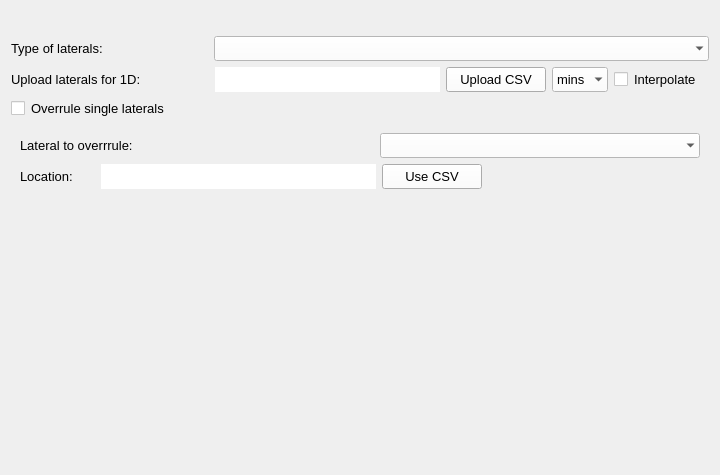
<?xml version="1.0" encoding="UTF-8"?>
<ui version="4.0">
 <class>Form</class>
 <widget class="QWidget" name="Form">
  <property name="geometry">
   <rect>
    <x>0</x>
    <y>0</y>
    <width>720</width>
    <height>475</height>
   </rect>
  </property>
  <property name="minimumSize">
   <size>
    <width>720</width>
    <height>0</height>
   </size>
  </property>
  <property name="palette">
   <palette>
    <active>
     <colorrole role="Button">
      <brush brushstyle="SolidPattern">
       <color alpha="255">
        <red>255</red>
        <green>255</green>
        <blue>255</blue>
       </color>
      </brush>
     </colorrole>
    </active>
    <inactive>
     <colorrole role="Button">
      <brush brushstyle="SolidPattern">
       <color alpha="255">
        <red>255</red>
        <green>255</green>
        <blue>255</blue>
       </color>
      </brush>
     </colorrole>
    </inactive>
    <disabled>
     <colorrole role="Button">
      <brush brushstyle="SolidPattern">
       <color alpha="255">
        <red>255</red>
        <green>255</green>
        <blue>255</blue>
       </color>
      </brush>
     </colorrole>
    </disabled>
   </palette>
  </property>
  <property name="font">
   <font>
    <family>Segoe UI</family>
    <pointsize>12</pointsize>
   </font>
  </property>
  <property name="windowTitle">
   <string>Form</string>
  </property>
  <layout class="QGridLayout" name="gridLayout">
   <item row="0" column="0">
    <layout class="QVBoxLayout" name="svg_lout">
     <property name="bottomMargin">
      <number>0</number>
     </property>
    </layout>
   </item>
   <item row="15" column="0">
    <spacer name="verticalSpacer_4">
     <property name="orientation">
      <enum>Qt::Vertical</enum>
     </property>
     <property name="sizeHint" stdset="0">
      <size>
       <width>20</width>
       <height>40</height>
      </size>
     </property>
    </spacer>
   </item>
   <item row="1" column="0">
    <spacer name="verticalSpacer_2">
     <property name="orientation">
      <enum>Qt::Vertical</enum>
     </property>
     <property name="sizeType">
      <enum>QSizePolicy::Fixed</enum>
     </property>
     <property name="sizeHint" stdset="0">
      <size>
       <width>20</width>
       <height>25</height>
      </size>
     </property>
    </spacer>
   </item>
   <item row="6" column="0">
    <layout class="QHBoxLayout" name="horizontalLayout_5">
     <property name="bottomMargin">
      <number>0</number>
     </property>
     <item>
      <widget class="QLabel" name="laterals_layout">
       <property name="minimumSize">
        <size>
         <width>150</width>
         <height>20</height>
        </size>
       </property>
       <property name="maximumSize">
        <size>
         <width>16777215</width>
         <height>16777215</height>
        </size>
       </property>
       <property name="font">
        <font>
         <family>Segoe UI</family>
         <pointsize>10</pointsize>
        </font>
       </property>
       <property name="text">
        <string>Upload laterals for 1D:</string>
       </property>
      </widget>
     </item>
     <item>
      <spacer name="horizontalSpacer_2">
       <property name="orientation">
        <enum>Qt::Horizontal</enum>
       </property>
       <property name="sizeHint" stdset="0">
        <size>
         <width>40</width>
         <height>20</height>
        </size>
       </property>
      </spacer>
     </item>
     <item>
      <widget class="QLineEdit" name="il_upload">
       <property name="enabled">
        <bool>true</bool>
       </property>
       <property name="sizePolicy">
        <sizepolicy hsizetype="Preferred" vsizetype="Preferred">
         <horstretch>0</horstretch>
         <verstretch>0</verstretch>
        </sizepolicy>
       </property>
       <property name="minimumSize">
        <size>
         <width>225</width>
         <height>25</height>
        </size>
       </property>
       <property name="maximumSize">
        <size>
         <width>16777215</width>
         <height>16777215</height>
        </size>
       </property>
       <property name="font">
        <font>
         <pointsize>10</pointsize>
        </font>
       </property>
       <property name="styleSheet">
        <string notr="true">QLineEdit {background-color: white;}</string>
       </property>
       <property name="frame">
        <bool>false</bool>
       </property>
       <property name="readOnly">
        <bool>true</bool>
       </property>
      </widget>
     </item>
     <item>
      <widget class="QPushButton" name="pb_upload_laterals">
       <property name="sizePolicy">
        <sizepolicy hsizetype="Minimum" vsizetype="Preferred">
         <horstretch>0</horstretch>
         <verstretch>0</verstretch>
        </sizepolicy>
       </property>
       <property name="minimumSize">
        <size>
         <width>100</width>
         <height>25</height>
        </size>
       </property>
       <property name="maximumSize">
        <size>
         <width>16777215</width>
         <height>16777215</height>
        </size>
       </property>
       <property name="font">
        <font>
         <family>Segoe UI</family>
         <pointsize>10</pointsize>
        </font>
       </property>
       <property name="text">
        <string>Upload CSV</string>
       </property>
      </widget>
     </item>
     <item>
      <widget class="QComboBox" name="cbo_lateral_units">
       <property name="sizePolicy">
        <sizepolicy hsizetype="Minimum" vsizetype="Preferred">
         <horstretch>0</horstretch>
         <verstretch>0</verstretch>
        </sizepolicy>
       </property>
       <property name="minimumSize">
        <size>
         <width>55</width>
         <height>25</height>
        </size>
       </property>
       <property name="maximumSize">
        <size>
         <width>16777215</width>
         <height>16777215</height>
        </size>
       </property>
       <property name="font">
        <font>
         <family>Segoe UI</family>
         <pointsize>10</pointsize>
        </font>
       </property>
       <property name="styleSheet">
        <string notr="true">QComboBox {background-color:white; selection-background-color: lightgray;}</string>
       </property>
       <property name="frame">
        <bool>false</bool>
       </property>
       <item>
        <property name="text">
         <string>mins</string>
        </property>
       </item>
       <item>
        <property name="text">
         <string>hrs</string>
        </property>
       </item>
       <item>
        <property name="text">
         <string>s</string>
        </property>
       </item>
      </widget>
     </item>
     <item>
      <layout class="QHBoxLayout" name="horizontalLayout_4">
       <item>
        <widget class="QCheckBox" name="cb_interpolate_laterals">
         <property name="minimumSize">
          <size>
           <width>14</width>
           <height>14</height>
          </size>
         </property>
         <property name="maximumSize">
          <size>
           <width>14</width>
           <height>14</height>
          </size>
         </property>
         <property name="font">
          <font>
           <family>Segoe UI</family>
           <pointsize>10</pointsize>
          </font>
         </property>
         <property name="layoutDirection">
          <enum>Qt::RightToLeft</enum>
         </property>
         <property name="styleSheet">
          <string notr="true">QCheckBox{background-color: white;}</string>
         </property>
         <property name="text">
          <string/>
         </property>
         <property name="checked">
          <bool>false</bool>
         </property>
        </widget>
       </item>
       <item>
        <widget class="QLabel" name="label_11">
         <property name="minimumSize">
          <size>
           <width>75</width>
           <height>20</height>
          </size>
         </property>
         <property name="maximumSize">
          <size>
           <width>16777215</width>
           <height>16777215</height>
          </size>
         </property>
         <property name="font">
          <font>
           <pointsize>10</pointsize>
          </font>
         </property>
         <property name="text">
          <string>Interpolate</string>
         </property>
        </widget>
       </item>
      </layout>
     </item>
    </layout>
   </item>
   <item row="7" column="0">
    <layout class="QHBoxLayout" name="horizontalLayout">
     <property name="bottomMargin">
      <number>0</number>
     </property>
     <item>
      <widget class="QCheckBox" name="cb_overrule">
       <property name="minimumSize">
        <size>
         <width>14</width>
         <height>14</height>
        </size>
       </property>
       <property name="maximumSize">
        <size>
         <width>14</width>
         <height>14</height>
        </size>
       </property>
       <property name="palette">
        <palette>
         <active>
          <colorrole role="Button">
           <brush brushstyle="SolidPattern">
            <color alpha="255">
             <red>255</red>
             <green>255</green>
             <blue>255</blue>
            </color>
           </brush>
          </colorrole>
          <colorrole role="Base">
           <brush brushstyle="SolidPattern">
            <color alpha="255">
             <red>255</red>
             <green>255</green>
             <blue>255</blue>
            </color>
           </brush>
          </colorrole>
          <colorrole role="Window">
           <brush brushstyle="SolidPattern">
            <color alpha="255">
             <red>255</red>
             <green>255</green>
             <blue>255</blue>
            </color>
           </brush>
          </colorrole>
         </active>
         <inactive>
          <colorrole role="Button">
           <brush brushstyle="SolidPattern">
            <color alpha="255">
             <red>255</red>
             <green>255</green>
             <blue>255</blue>
            </color>
           </brush>
          </colorrole>
          <colorrole role="Base">
           <brush brushstyle="SolidPattern">
            <color alpha="255">
             <red>255</red>
             <green>255</green>
             <blue>255</blue>
            </color>
           </brush>
          </colorrole>
          <colorrole role="Window">
           <brush brushstyle="SolidPattern">
            <color alpha="255">
             <red>255</red>
             <green>255</green>
             <blue>255</blue>
            </color>
           </brush>
          </colorrole>
         </inactive>
         <disabled>
          <colorrole role="Button">
           <brush brushstyle="SolidPattern">
            <color alpha="255">
             <red>255</red>
             <green>255</green>
             <blue>255</blue>
            </color>
           </brush>
          </colorrole>
          <colorrole role="Base">
           <brush brushstyle="SolidPattern">
            <color alpha="255">
             <red>255</red>
             <green>255</green>
             <blue>255</blue>
            </color>
           </brush>
          </colorrole>
          <colorrole role="Window">
           <brush brushstyle="SolidPattern">
            <color alpha="255">
             <red>255</red>
             <green>255</green>
             <blue>255</blue>
            </color>
           </brush>
          </colorrole>
         </disabled>
        </palette>
       </property>
       <property name="font">
        <font>
         <family>Segoe UI</family>
         <pointsize>15</pointsize>
        </font>
       </property>
       <property name="styleSheet">
        <string notr="true">QCheckBox{background-color: white;}</string>
       </property>
       <property name="text">
        <string/>
       </property>
      </widget>
     </item>
     <item>
      <widget class="QLabel" name="label_2">
       <property name="minimumSize">
        <size>
         <width>200</width>
         <height>20</height>
        </size>
       </property>
       <property name="maximumSize">
        <size>
         <width>16777215</width>
         <height>16777215</height>
        </size>
       </property>
       <property name="font">
        <font>
         <pointsize>10</pointsize>
        </font>
       </property>
       <property name="text">
        <string>Overrule single laterals</string>
       </property>
      </widget>
     </item>
    </layout>
   </item>
   <item row="5" column="0">
    <layout class="QHBoxLayout" name="horizontalLayout_2">
     <property name="bottomMargin">
      <number>0</number>
     </property>
     <item>
      <widget class="QLabel" name="label_8">
       <property name="minimumSize">
        <size>
         <width>150</width>
         <height>20</height>
        </size>
       </property>
       <property name="maximumSize">
        <size>
         <width>16777215</width>
         <height>16777215</height>
        </size>
       </property>
       <property name="font">
        <font>
         <family>Segoe UI</family>
         <pointsize>10</pointsize>
        </font>
       </property>
       <property name="text">
        <string>Type of laterals:</string>
       </property>
      </widget>
     </item>
     <item>
      <spacer name="horizontalSpacer_3">
       <property name="orientation">
        <enum>Qt::Horizontal</enum>
       </property>
       <property name="sizeHint" stdset="0">
        <size>
         <width>40</width>
         <height>20</height>
        </size>
       </property>
      </spacer>
     </item>
     <item>
      <widget class="QComboBox" name="cb_type">
       <property name="sizePolicy">
        <sizepolicy hsizetype="Preferred" vsizetype="Preferred">
         <horstretch>0</horstretch>
         <verstretch>0</verstretch>
        </sizepolicy>
       </property>
       <property name="minimumSize">
        <size>
         <width>495</width>
         <height>25</height>
        </size>
       </property>
       <property name="maximumSize">
        <size>
         <width>16777215</width>
         <height>16777215</height>
        </size>
       </property>
       <property name="font">
        <font>
         <family>Segoe UI</family>
         <pointsize>10</pointsize>
        </font>
       </property>
       <property name="styleSheet">
        <string notr="true">QComboBox {background-color:white; selection-background-color: lightgray;}</string>
       </property>
       <property name="frame">
        <bool>false</bool>
       </property>
      </widget>
     </item>
    </layout>
   </item>
   <item row="14" column="0">
    <widget class="QWidget" name="overrule_widget" native="true">
     <property name="baseSize">
      <size>
       <width>0</width>
       <height>49</height>
      </size>
     </property>
     <layout class="QVBoxLayout" name="verticalLayout">
      <item>
       <layout class="QHBoxLayout" name="horizontalLayout_8">
        <property name="bottomMargin">
         <number>0</number>
        </property>
        <item>
         <widget class="QLabel" name="label">
          <property name="minimumSize">
           <size>
            <width>150</width>
            <height>20</height>
           </size>
          </property>
          <property name="maximumSize">
           <size>
            <width>16777215</width>
            <height>16777215</height>
           </size>
          </property>
          <property name="font">
           <font>
            <pointsize>10</pointsize>
           </font>
          </property>
          <property name="text">
           <string>Lateral to overrrule:</string>
          </property>
         </widget>
        </item>
        <item>
         <spacer name="horizontalSpacer_4">
          <property name="orientation">
           <enum>Qt::Horizontal</enum>
          </property>
          <property name="sizeHint" stdset="0">
           <size>
            <width>40</width>
            <height>20</height>
           </size>
          </property>
         </spacer>
        </item>
        <item>
         <widget class="QComboBox" name="cb_laterals">
          <property name="minimumSize">
           <size>
            <width>320</width>
            <height>25</height>
           </size>
          </property>
          <property name="maximumSize">
           <size>
            <width>16777215</width>
            <height>16777215</height>
           </size>
          </property>
          <property name="font">
           <font>
            <pointsize>10</pointsize>
           </font>
          </property>
          <property name="styleSheet">
           <string notr="true">QComboBox {background-color:white; selection-background-color: lightgray;}</string>
          </property>
          <property name="frame">
           <bool>false</bool>
          </property>
         </widget>
        </item>
       </layout>
      </item>
      <item>
       <layout class="QHBoxLayout" name="horizontalLayout_3">
        <property name="bottomMargin">
         <number>0</number>
        </property>
        <item>
         <widget class="QLabel" name="label_5">
          <property name="minimumSize">
           <size>
            <width>75</width>
            <height>20</height>
           </size>
          </property>
          <property name="maximumSize">
           <size>
            <width>16777215</width>
            <height>16777215</height>
           </size>
          </property>
          <property name="font">
           <font>
            <family>Segoe UI</family>
            <pointsize>10</pointsize>
           </font>
          </property>
          <property name="text">
           <string>Location:</string>
          </property>
         </widget>
        </item>
        <item>
         <widget class="QLineEdit" name="il_location">
          <property name="sizePolicy">
           <sizepolicy hsizetype="Preferred" vsizetype="Preferred">
            <horstretch>0</horstretch>
            <verstretch>0</verstretch>
           </sizepolicy>
          </property>
          <property name="minimumSize">
           <size>
            <width>275</width>
            <height>25</height>
           </size>
          </property>
          <property name="maximumSize">
           <size>
            <width>16777215</width>
            <height>16777215</height>
           </size>
          </property>
          <property name="styleSheet">
           <string notr="true">QLineEdit {background-color: white;}</string>
          </property>
          <property name="frame">
           <bool>false</bool>
          </property>
         </widget>
        </item>
        <item>
         <widget class="QPushButton" name="pb_use_csv">
          <property name="sizePolicy">
           <sizepolicy hsizetype="Minimum" vsizetype="Preferred">
            <horstretch>0</horstretch>
            <verstretch>0</verstretch>
           </sizepolicy>
          </property>
          <property name="minimumSize">
           <size>
            <width>100</width>
            <height>25</height>
           </size>
          </property>
          <property name="maximumSize">
           <size>
            <width>16777215</width>
            <height>16777215</height>
           </size>
          </property>
          <property name="font">
           <font>
            <family>Segoe UI</family>
            <pointsize>10</pointsize>
           </font>
          </property>
          <property name="text">
           <string>Use CSV</string>
          </property>
         </widget>
        </item>
        <item>
         <spacer name="horizontalSpacer">
          <property name="orientation">
           <enum>Qt::Horizontal</enum>
          </property>
          <property name="sizeHint" stdset="0">
           <size>
            <width>40</width>
            <height>20</height>
           </size>
          </property>
         </spacer>
        </item>
       </layout>
      </item>
     </layout>
    </widget>
   </item>
  </layout>
 </widget>
 <resources/>
 <connections/>
</ui>
